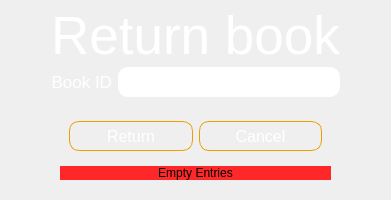
            <widget class="QWidget" name="return_book_page">
             <layout class="QGridLayout" name="gridLayout_21">
              <item row="1" column="0">
               <spacer name="horizontalSpacer_13">
                <property name="orientation">
                 <enum>Qt::Horizontal</enum>
                </property>
                <property name="sizeHint" stdset="0">
                 <size>
                  <width>40</width>
                  <height>20</height>
                 </size>
                </property>
               </spacer>
              </item>
              <item row="0" column="1" colspan="2">
               <widget class="QLabel" name="label_11">
                <property name="maximumSize">
                 <size>
                  <width>16777215</width>
                  <height>50</height>
                 </size>
                </property>
                <property name="font">
                 <font>
                  <family>Segoe UI</family>
                  <pointsize>40</pointsize>
                 </font>
                </property>
                <property name="styleSheet">
                 <string notr="true">color:white;
</string>
                </property>
                <property name="text">
                 <string>Return book</string>
                </property>
                <property name="alignment">
                 <set>Qt::AlignCenter</set>
                </property>
               </widget>
              </item>
              <item row="1" column="3">
               <spacer name="horizontalSpacer_14">
                <property name="orientation">
                 <enum>Qt::Horizontal</enum>
                </property>
                <property name="sizeHint" stdset="0">
                 <size>
                  <width>40</width>
                  <height>20</height>
                 </size>
                </property>
               </spacer>
              </item>
              <item row="1" column="1">
               <widget class="QLabel" name="label_16">
                <property name="font">
                 <font>
                  <pointsize>13</pointsize>
                 </font>
                </property>
                <property name="styleSheet">
                 <string notr="true">color:white;
</string>
                </property>
                <property name="text">
                 <string>Book ID</string>
                </property>
                <property name="alignment">
                 <set>Qt::AlignRight|Qt::AlignTrailing|Qt::AlignVCenter</set>
                </property>
               </widget>
              </item>
              <item row="1" column="2">
               <widget class="QLineEdit" name="lineEdit_4">
                <property name="minimumSize">
                 <size>
                  <width>0</width>
                  <height>30</height>
                 </size>
                </property>
                <property name="styleSheet">
                 <string notr="true">QLineEdit{
	color:white;
	border-style:none;
	border-radius:10px;
	border:1px solid white;
}
QLineEdit:focus{
		border:1px solid rgb(238, 159, 0);
}</string>
                </property>
               </widget>
              </item>
              <item row="2" column="1" colspan="2">
               <widget class="QFrame" name="frame_7">
                <property name="maximumSize">
                 <size>
                  <width>16777215</width>
                  <height>100</height>
                 </size>
                </property>
                <property name="frameShape">
                 <enum>QFrame::NoFrame</enum>
                </property>
                <property name="frameShadow">
                 <enum>QFrame::Raised</enum>
                </property>
                <layout class="QVBoxLayout" name="verticalLayout_7">
                 <item>
                  <widget class="QFrame" name="frame_4">
                   <property name="maximumSize">
                    <size>
                     <width>16777215</width>
                     <height>50</height>
                    </size>
                   </property>
                   <property name="styleSheet">
                    <string notr="true">QPushButton{
	color:white;
	border-style:none;
	border:1px solid rgb(238, 159, 0); 
	border-radius: 10px;
}
QPushButton::hover{
	background-color: rgb(238, 159, 0); 
}</string>
                   </property>
                   <property name="frameShape">
                    <enum>QFrame::NoFrame</enum>
                   </property>
                   <property name="frameShadow">
                    <enum>QFrame::Raised</enum>
                   </property>
                   <layout class="QHBoxLayout" name="horizontalLayout_7">
                    <item>
                     <widget class="QPushButton" name="pushButton_7">
                      <property name="minimumSize">
                       <size>
                        <width>0</width>
                        <height>30</height>
                       </size>
                      </property>
                      <property name="font">
                       <font>
                        <pointsize>12</pointsize>
                       </font>
                      </property>
                      <property name="text">
                       <string>Return</string>
                      </property>
                     </widget>
                    </item>
                    <item>
                     <widget class="QPushButton" name="pushButton_8">
                      <property name="minimumSize">
                       <size>
                        <width>0</width>
                        <height>30</height>
                       </size>
                      </property>
                      <property name="font">
                       <font>
                        <pointsize>12</pointsize>
                       </font>
                      </property>
                      <property name="text">
                       <string>Cancel</string>
                      </property>
                     </widget>
                    </item>
                   </layout>
                  </widget>
                 </item>
                 <item>
                  <widget class="QLabel" name="err_4">
                   <property name="styleSheet">
                    <string notr="true">background-color: rgb(255, 39, 39);</string>
                   </property>
                   <property name="text">
                    <string>Empty Entries</string>
                   </property>
                   <property name="alignment">
                    <set>Qt::AlignCenter</set>
                   </property>
                  </widget>
                 </item>
                </layout>
               </widget>
              </item>
             </layout>
            </widget>
